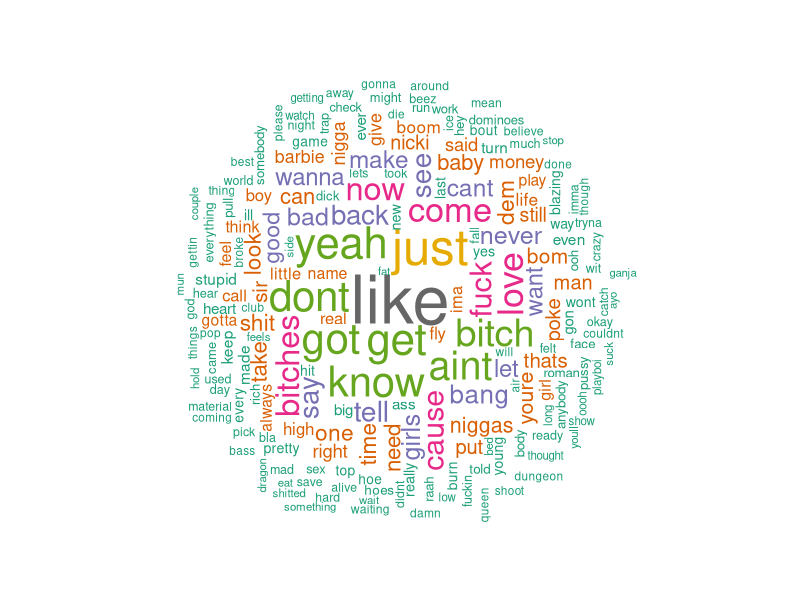
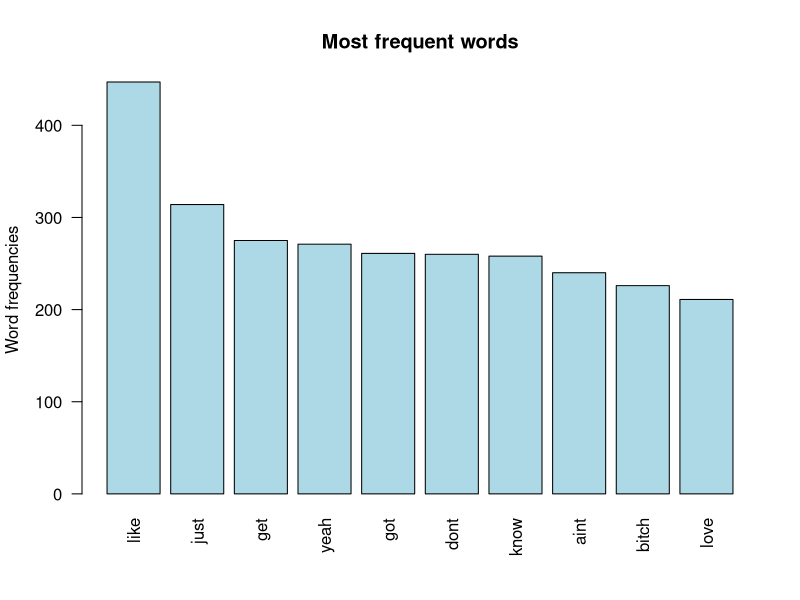

The R script that drew these images, in order:
## ---- chunk 1
install.packages("tm") # for text mining
install.packages("SnowballC") # for text stemming
## ---- chunk 2
library("tm")
library("SnowballC")
library("wordcloud")
library("RColorBrewer")
## ---- chunk 3
text <- readLines("nicki.txt", encoding = "UTF-8")
## ---- chunk 4
docs <- Corpus(VectorSource(text)) # load data as a corpus
## ---- chunk 5
inspect(docs)
## ---- chunk 6
# Convert the text to lower case
docs <- tm_map(docs, content_transformer(tolower))
# Remove numbers
#docs <- tm_map(docs, removeNumbers)
# Remove english common stopwords
docs <- tm_map(docs, removeWords, stopwords("english"))
# Remove your own stop word
# specify your stopwords as a character vector
#docs <- tm_map(docs, removeWords, c("blabla1", "blabla2")) 
# Remove punctuations
#docs <- tm_map(docs, removePunctuation)
# Eliminate extra white spaces
docs <- tm_map(docs, stripWhitespace)
# Text stemming
#docs <- tm_map(docs, stemDocument)
## ---- chunk 7
dtm <- TermDocumentMatrix(docs)
m <- as.matrix(dtm)
v <- sort(rowSums(m),decreasing=TRUE)
d <- data.frame(word = names(v),freq=v)
head(d, 10)
## ---- chunk 8
set.seed(1234)
wordcloud(words = d$word, freq = d$freq, min.freq = 1,
          max.words=200, random.order=FALSE, rot.per=0.35, 
          colors=brewer.pal(8, "Dark2"))
## ---- chunk 9
findFreqTerms(dtm, lowfreq = 4)
## ---- chunk 10
findAssocs(dtm, terms = "bitch", corlimit = 0.2)
## ---- chunk 11
barplot(d[1:10,]$freq, las = 2, names.arg = d[1:10,]$word, col="lightblue", main="Most frequent words", ylab = "Word frequencies")
